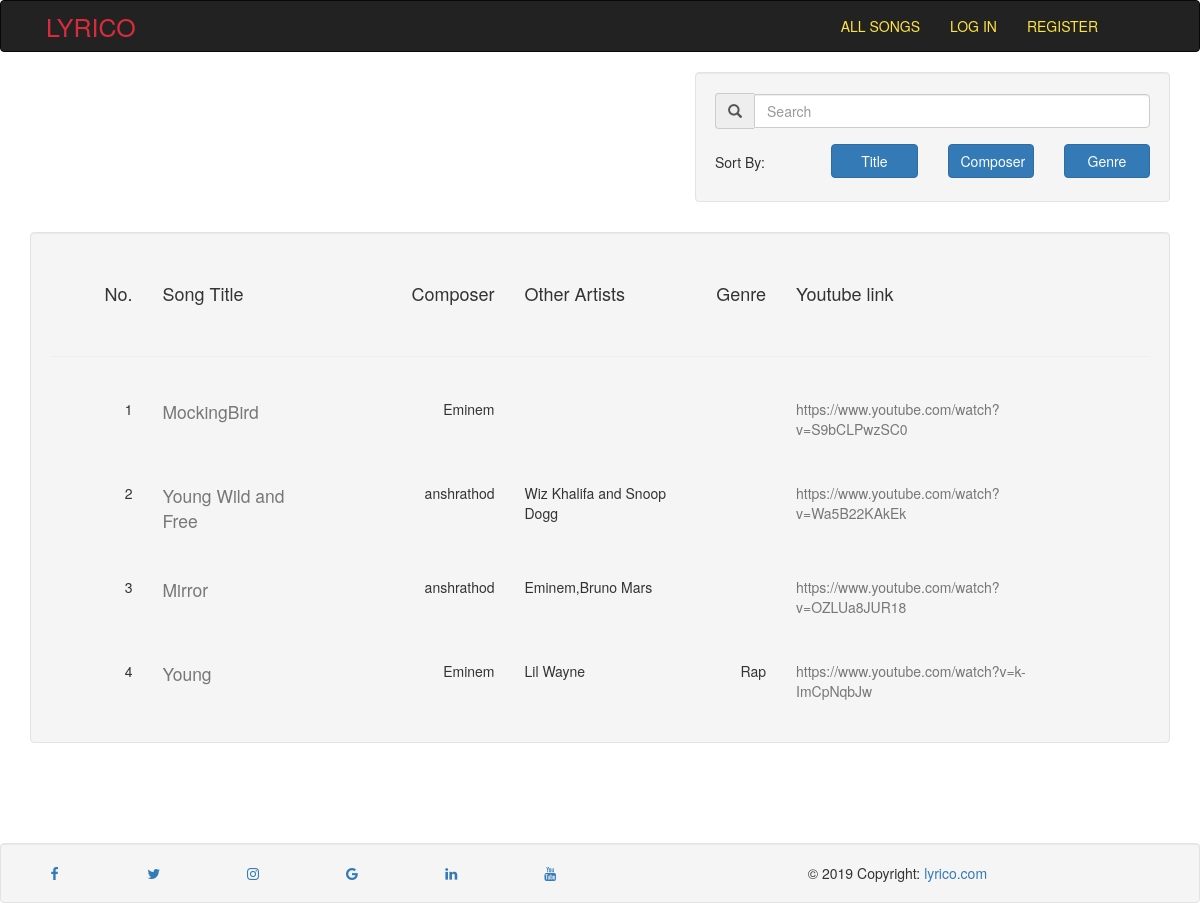
Page /songs/list on the committed database.
### songs/models.py (models this page shows, shortened)
class Song(models.Model):
    title = models.CharField(max_length=100)
    lyrics = models.TextField()
    composer = models.CharField(max_length=100)
    featuring = models.TextField(blank=True)
    album = models.CharField(max_length=100)
    img = models.ImageField(upload_to='cover_pic/')
    link =  models.CharField(max_length=1000)  # embed link
    ytlink = models.CharField(max_length=1000 ,default='')
    genre = models.CharField(max_length=100,blank=True)
    audio = models.FileField(upload_to='audio/',default='')

### songs/views.py (the view, shortened to what this page needs)
# urls.py: path('songs/list',sviews.list,name='songs-listsongs'),
def list(request):
	songs = Song.objects.all()
	searchterm=''
	songz = zip(songs,range(len(songs)+1)[1:])
	context = {'searchterm': searchterm,'songs':songz}
	return render(request, 'songs/listview.html', context)

### songs/templates/songs/listview.html (shortened to what this page needs)
<!DOCTYPE html>
<html lang="en">
<head>
    {% load staticfiles %}
    <link rel="stylesheet" href="https://maxcdn.bootstrapcdn.com/bootstrap/3.3.6/css/bootstrap.min.css">
    <link rel="stylesheet" href="https://cdnjs.cloudflare.com/ajax/libs/font-awesome/4.7.0/css/font-awesome.min.css">
</head>
<body >
    <div >
    <nav class="navbar navbar-inverse fixed">
        <div class="row">
            <div class="float-left">
                <div class="navbar-header">
                    <a class="navbar-brand" href="{% url 'songs-home'%}"><d style="color:#d82c3c;font-size:25px;padding-left: 50% ">LYRICO</d></a>
                </div>
            </div>
            <div style="float:right;padding-right: 5%;margin-right:2%">
                <div class="collapse navbar-collapse" id="topNavBar">
                    <ul class="nav navbar-nav">
                        <li><a style="color:#fde441" href="{% url 'songs-listsongs'%}">ALL SONGS</a></li>
                        {% if user.is_authenticated %}
                            <li><a style="color:#fde441" href="{% url 'songs-profile'%}">Welcome,{{user}}</a></li>
                            <li><a style="color:#fde441" href="{% url 'songs-logout'%}">LOG OUT</a></li>
                        {% else %}
                        <li><a style="color:#fde441" href="{% url 'songs-login'%}">LOG IN</a></li>
                        <li><a style="color:#fde441" href="{% url 'songs-signup'%}">REGISTER</a></li>
                        {% endif %}
                    </ul>
                </div>
            </div>
        </div>
    </nav>
</div>
<div class="container">
<div id="songs">
	<div class="well col-md-5"style="float: right;">
    <div class="form-group">
      <div class="input-group">
      <span class="input-group-addon glyphicon glyphicon-search"></span>
        <input class="search col-md-12 form-control " style="margin-top:0.5%" placeholder="Search"/>
      </div>
    </div>
    <div class="row">
      <p class="col-md-3 col-sm-3" style="margin-top:2%">Sort By:</p>
      <div class="col-md-3 col-sm-2"><button class="sort btn btn-primary btn-block" style="margin-top:1%" data-sort="title">Title</button></div>
      <div class="col-md-3 col-sm-2"><button class="sort btn btn-primary btn-block" style="margin-top:1%" data-sort="composer">Composer</button></div>
      <div class="col-md-3 col-sm-2"><button class="sort btn btn-primary btn-block" style="margin-top:1%" data-sort="genre">Genre</button></div>
    </div>
  </div>
	<br><br><br><br><br>
	<br><br><br>
  <div class="well">
    <div class="row" style="padding:2%;">
      <div class="col-md-1 col-sm-1 col-xs-1 col-lg-1 text text-right"><h4>No.</h4></div>
      <div class="col-md-2 col-sm-2 col-xs-2 col-lg-2 text text-left"><h4>Song Title</h4></div>
      <div class="col-md-2 col-sm-2 col-xs-2 col-lg-2 text text-right"><h4>Composer</h4> </div>
      <div class="col-md-2 col-sm-2 col-xs-2 col-lg-2 text text-left"><h4>Other Artists</h4></div>
      <div class="col-md-1 col-sm-1 col-xs-1 col-lg-1 text text-right"><h4>Genre</h4></div>
      <div class="col-md-3 col-sm-3 col-xs-3 col-lg-3 text text-left"><h4>Youtube link </h4></div>
    </div>
    <hr>
    <div class="list">
      {% for song,range in songs %}
        <div class="row" style="padding : 2%;">
          <div class="col-md-1 col-sm-1 col-xs-1 col-lg-1 text text-right">
            <span class="id">{{range }}</span>
          </div>
          <div class="col-md-2 col-sm-2 col-xs-2 col-lg-2 text text-left " >
            <a href="{% url 'songs-details' song.id %}">
              <span class="title text text-muted" style="font-size:125%;color:blck;">{{ song.title }}</span>
            </a>
          </div>
          <div class="col-md-2 col-sm-2 col-xs-2 col-lg-2 text text-right">
            <span class="composer">{{ song.composer }}</span>
          </div>
          <div class="col-md-2 col-sm-2 col-xs-2 col-lg-2 text text-left featuring">
            <p class="featuring mr-2">{{ song.featuring }}</p>
          </div>
          <div class="col-md-1 col-sm-1 col-xs-1 col-lg-1 text text-right">
            <span class="genre">{{ song.genre }}</span>
          </div>
          <div class="col-md-3 col-sm-3 col-xs-3 col-lg-3 text text-left">
            <a class='ytlink text text-muted' href="{{ song.ytlink }}" >{{ song.ytlink }}</a>
          </div>
        </div>
      {% empty %}
      <div class="alert alert-danger">
        <strong><h3>NO SUCH SONG EXIST!</h3></strong>
        <p>None of our songs contain <strong>{{ searchterm }}</strong>.</p>
      </div>
      {% endfor %}
    </div>
  </div>
</div>
</div>
</body>
<br><br><br><br><br>
<footer class="foooter" >
        <div class="well">
            <div class="row">
                <div class="col-md-1 col-sm-1 col-xs-1 col-lg-1">
                  <a href="#" class="fa fa-facebook"></a>
                </div>
                <div class="col-md-1 col-sm-1 col-xs-1 col-lg-1">
                  <a href="#" class="fa fa-twitter"></a>
                </div>
                <div class="col-md-1 col-sm-1 col-xs-1 col-lg-1">
                  <a href="#" class="fa fa-instagram"></a>
                </div>
                <div class="col-md-1 col-sm-1 col-xs-1 col-lg-1">
                    <a href="#" class="fa fa-google"></a>
                </div>
                <div class="col-md-1 col-sm-1 col-xs-1 col-lg-1">
                    <a href="#" class="fa fa-linkedin"></a>
                </div>
                <div class="col-md-1 col-sm-1 col-xs-1 col-lg-1">
                    <a href="#" class="fa fa-youtube"></a>
                </div>
              <div class="col-md-6 col-sm-6 col-xs-6 col-lg-6 text-center">
                © 2019 Copyright:
                <a href="">lyrico.com</a>
              </div>
            </div>
        </div>
</footer>
</html>

### songs/templates/songs/listview.html (style rules this page uses)
body { background : url("https://raw.githubusercontent.com/anshrathod/image/master/audio-cassette-cassette-tape-1626481.jpg") ; background-size:cover; background-repeat: no-repeat; color:white; }
.foooter { position:relative; left: 0%; bottom: 0%; width: 100%; text-align: center; }
.well { margin-bottom:0% }

### rows in the picture
Song: range "1", title "MockingBird", composer "Eminem", ytlink "https://www.youtube.com/watch?v=S9bCLPwzSC0"
Song: range "2", title "Young Wild and Free", composer "anshrathod", featuring "Wiz Khalifa and Snoop Dogg", ytlink "https://www.youtube.com/watch?v=Wa5B22KAkEk"
Song: range "3", title "Mirror", composer "anshrathod", featuring "Eminem,Bruno Mars", ytlink "https://www.youtube.com/watch?v=OZLUa8JUR18"
Song: range "4", title "Young", composer "Eminem", featuring "Lil Wayne", genre "Rap", ytlink "https://www.youtube.com/watch?v=k-ImCpNqbJw"
